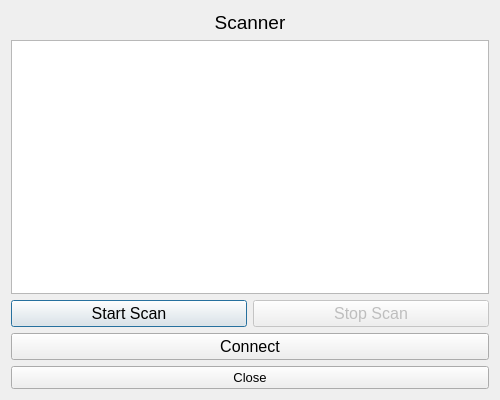
<?xml version="1.0" encoding="UTF-8"?>
<ui version="4.0">
 <class>scanner</class>
 <widget class="QDialog" name="scanner">
  <property name="geometry">
   <rect>
    <x>0</x>
    <y>0</y>
    <width>500</width>
    <height>400</height>
   </rect>
  </property>
  <property name="windowTitle">
   <string>Scanner</string>
  </property>
  <layout class="QGridLayout" name="gridLayout">
   <item row="4" column="0">
    <widget class="QPushButton" name="pushButton_Scan">
     <property name="font">
      <font>
       <pointsize>12</pointsize>
      </font>
     </property>
     <property name="text">
      <string>Start Scan</string>
     </property>
    </widget>
   </item>
   <item row="4" column="1">
    <widget class="QPushButton" name="pushButton_StopScan">
     <property name="enabled">
      <bool>false</bool>
     </property>
     <property name="font">
      <font>
       <pointsize>12</pointsize>
      </font>
     </property>
     <property name="text">
      <string>Stop Scan</string>
     </property>
    </widget>
   </item>
   <item row="5" column="0" colspan="2">
    <widget class="QPushButton" name="pushButton_Connect">
     <property name="font">
      <font>
       <pointsize>12</pointsize>
      </font>
     </property>
     <property name="text">
      <string>Connect</string>
     </property>
    </widget>
   </item>
   <item row="6" column="0" colspan="2">
    <widget class="QPushButton" name="pushButton_Close">
     <property name="font">
      <font>
       <pointsize>10</pointsize>
      </font>
     </property>
     <property name="text">
      <string>Close</string>
     </property>
    </widget>
   </item>
   <item row="1" column="0" colspan="2">
    <widget class="QListWidget" name="listWidget_Scanned">
     <property name="font">
      <font>
       <pointsize>12</pointsize>
      </font>
     </property>
    </widget>
   </item>
   <item row="0" column="0" colspan="2">
    <widget class="QLabel" name="label_Main">
     <property name="font">
      <font>
       <pointsize>14</pointsize>
      </font>
     </property>
     <property name="text">
      <string>Scanner</string>
     </property>
     <property name="alignment">
      <set>Qt::AlignCenter</set>
     </property>
    </widget>
   </item>
  </layout>
 </widget>
 <resources/>
 <connections/>
</ui>
